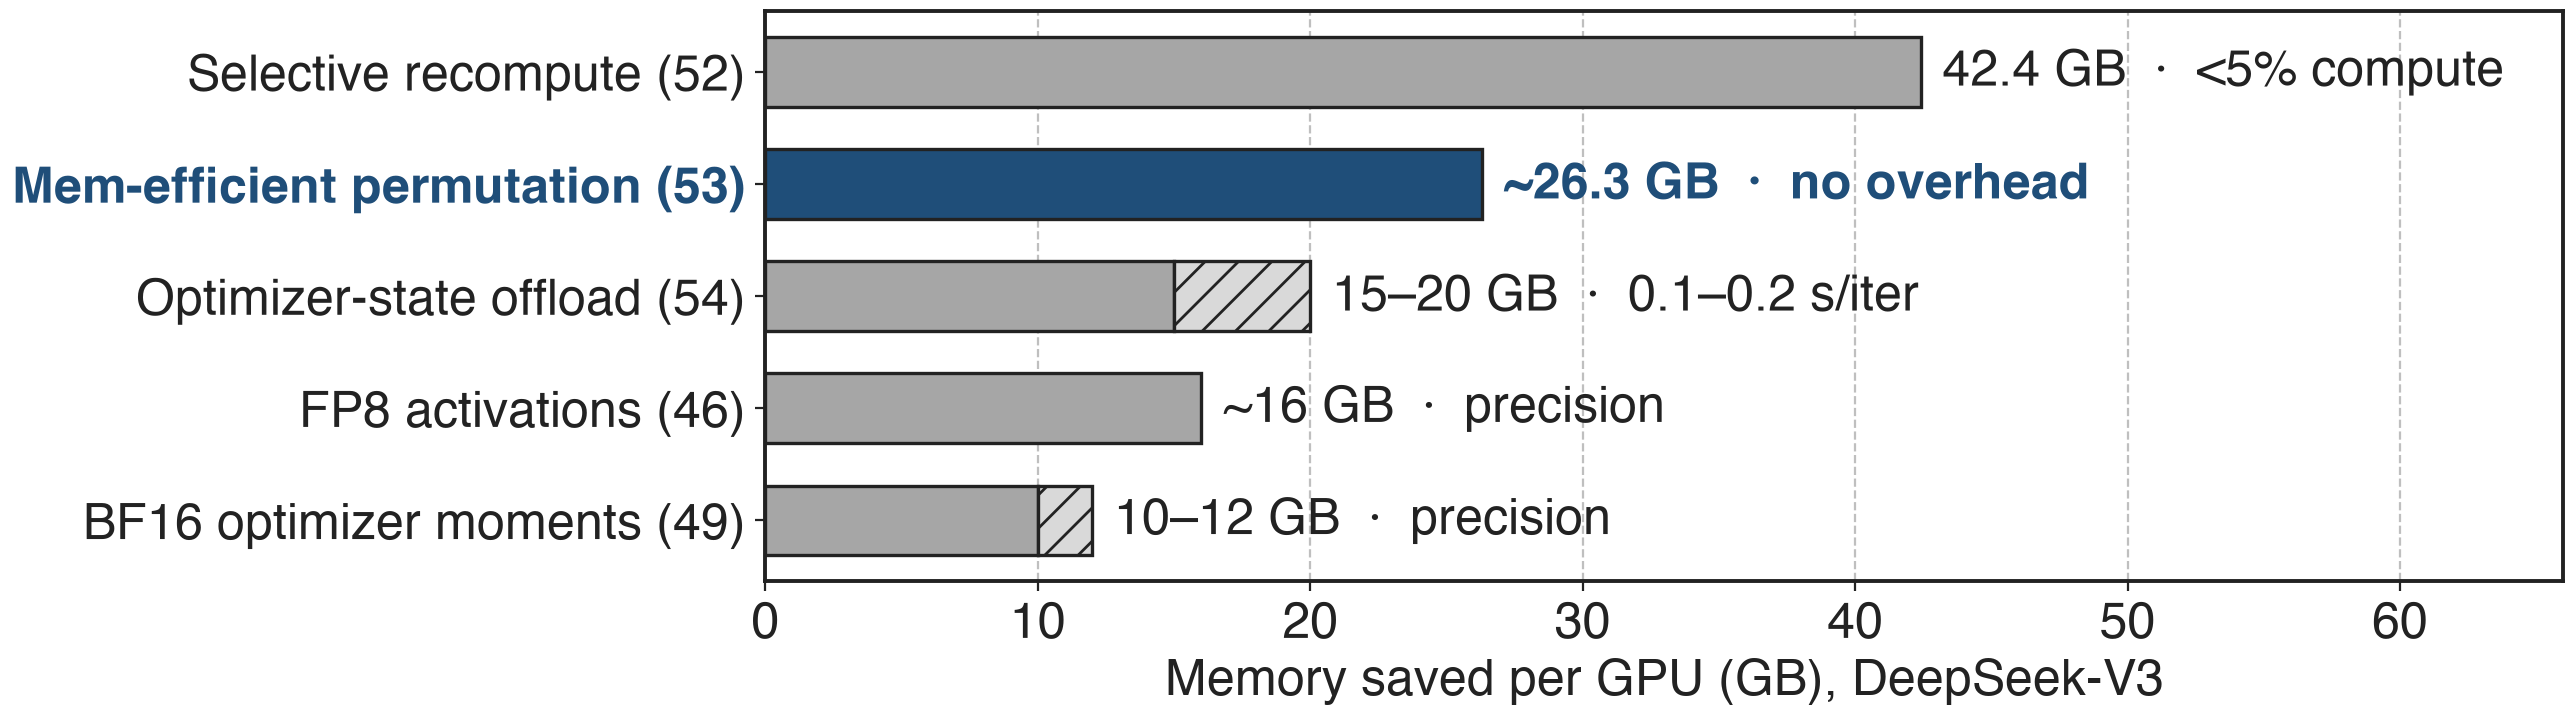

Source code (Python):
"""Family 'memory toolbox' ledger for decks 46/49/52/53/54: per-GPU savings each Megatron-Core technique
reports against the DeepSeek-V3 BF16 baseline of Table 3 (arXiv 2603.07685):
  fine-grained recompute 42.4 GB (Table 4, p.24), memory-efficient permutation ~26.3 GB (p.21),
  optimizer-state offload 15-20 GB (p.27, GB200), FP8 activations ~16 GB (p.22),
  BF16 optimizer moments ~10-12 GB (p.26). Ranges drawn as solid low + light extension to high.
HIGHLIGHT selects this deck's bar(s)."""
import sys, pathlib
sys.path.insert(0, str(pathlib.Path(__file__).resolve().parents[3] / "scripts"))
import slidechart as sc  # noqa: E402

HIGHLIGHT = {"Mem-efficient permutation (53)"}
rows = [  # name, low, high, trade-off label, '~' if the paper says 'approximately'
    ("Selective recompute (52)", 42.4, 42.4, "<5% compute", ""),
    ("Mem-efficient permutation (53)", 26.3, 26.3, "no overhead", "~"),
    ("Optimizer-state offload (54)", 15, 20, "0.1–0.2 s/iter", ""),
    ("FP8 activations (46)", 16, 16, "precision", "~"),
    ("BF16 optimizer moments (49)", 10, 12, "precision", ""),
]
sc.setup()
fig, ax = sc.plt.subplots(figsize=(11.6, 3.7))
ys = list(range(len(rows)))[::-1]
for y, (n, lo, hi, lab, approx) in zip(ys, rows):
    hl = n in HIGHLIGHT
    c = sc.ACCENT if hl else sc.GRAYS[1]
    ax.barh([y], [lo], height=0.62, color=c, edgecolor=sc.INK, linewidth=1.2)
    if hi > lo:
        ax.barh([y], [hi - lo], left=[lo], height=0.62, color=sc.ACCENT_LIGHT if hl else sc.GRAYS[0],
                edgecolor=sc.INK, linewidth=1.2, hatch="//")
    val = f"{lo:g}–{hi:g} GB" if hi > lo else f"{approx}{lo:g} GB"
    ax.text(hi + 0.8, y, f"{val}  ·  {lab}", va="center", ha="left", fontsize=18,
            fontweight="bold" if hl else "normal", color=sc.ACCENT if hl else sc.INK)
ax.set_yticks(ys)
ax.set_yticklabels([r[0] for r in rows])
for t, r in zip(ax.get_yticklabels(), rows):
    if r[0] in HIGHLIGHT:
        t.set_color(sc.ACCENT); t.set_fontweight("bold")
ax.set_xlim(0, 66)
ax.set_xlabel("Memory saved per GPU (GB), DeepSeek-V3")
ax.grid(axis="x", linestyle="--", color="#BFBFBF"); ax.grid(axis="y", visible=False)
sc.save(fig, __file__)
